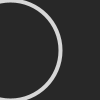
Frame 1 (no input)
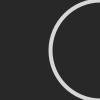
Frame 60 (the mouse pressed at the canvas centre just before this capture)
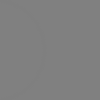
Frame 120 (the mouse held since frame 60 and released just before this capture)

The Processing sketch that drew these frames (run headless with seeded random() and noise(); from frame 60 on, the mouse is pressed at the canvas centre):

// Processing sketch: ballMove
// ── ballMove.pde

int pos = 0;
boolean direction = true;
int speed = 10;

void setup() {
  background(255);
  noFill();
  strokeWeight(4);
  orientation( PORTRAIT ); //Lock PORTRAIT view

}

void draw() {
  background(speed * 4);  
  stroke(255- (speed * 4));
  
  
  if (direction) {
    pos += speed;
  }
  else {
    pos -= speed;
  }

  //if falls off the side, revers the direction 
  if (pos > width || pos < 0) direction = !direction;
 
  
  //adjust speed based on where you touch
  if(mousePressed) speed = (int)map(mouseY, 0, height, 0, 64);
 

  ellipse(pos, height/2, 100, 100);
}
